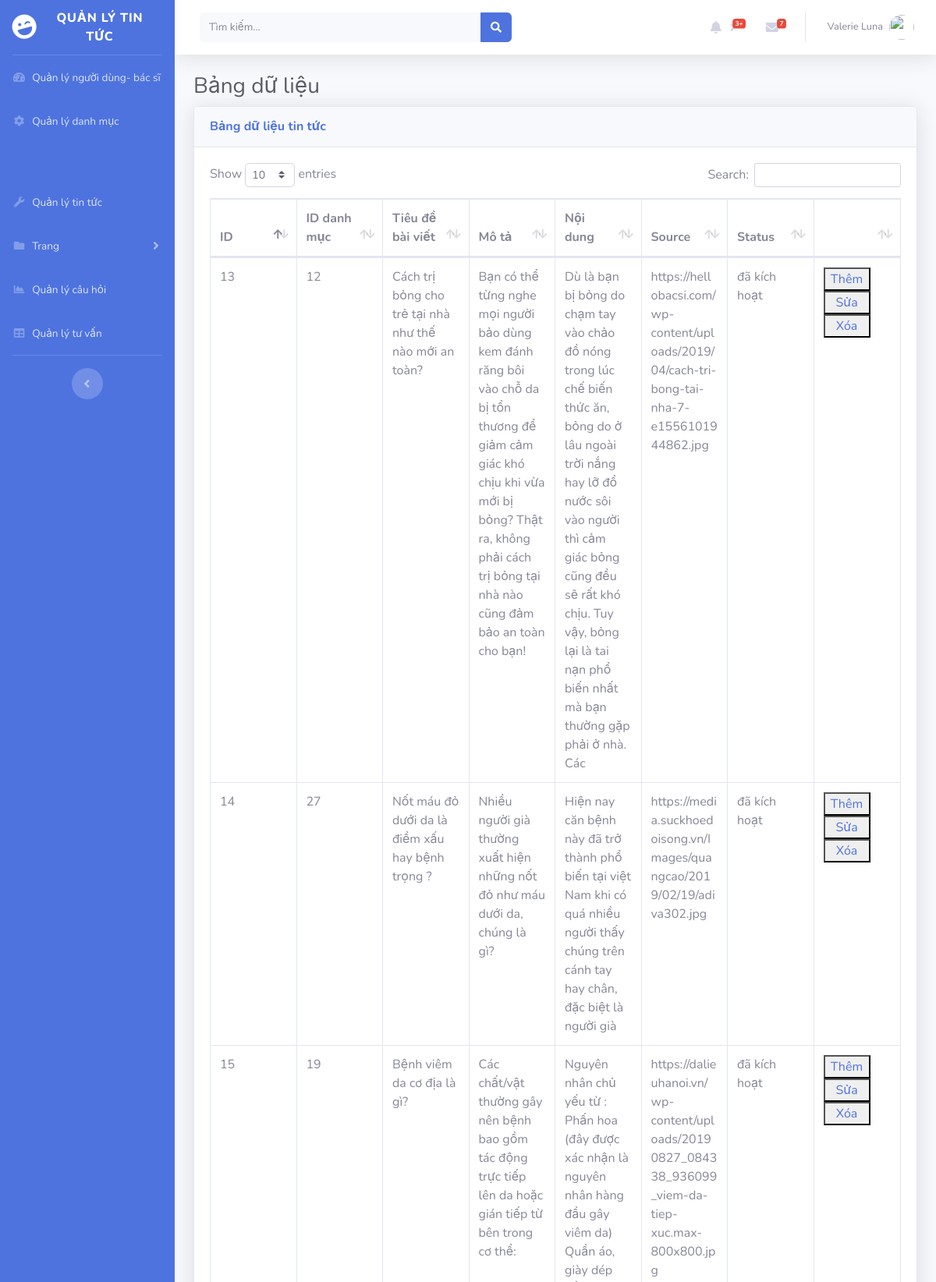
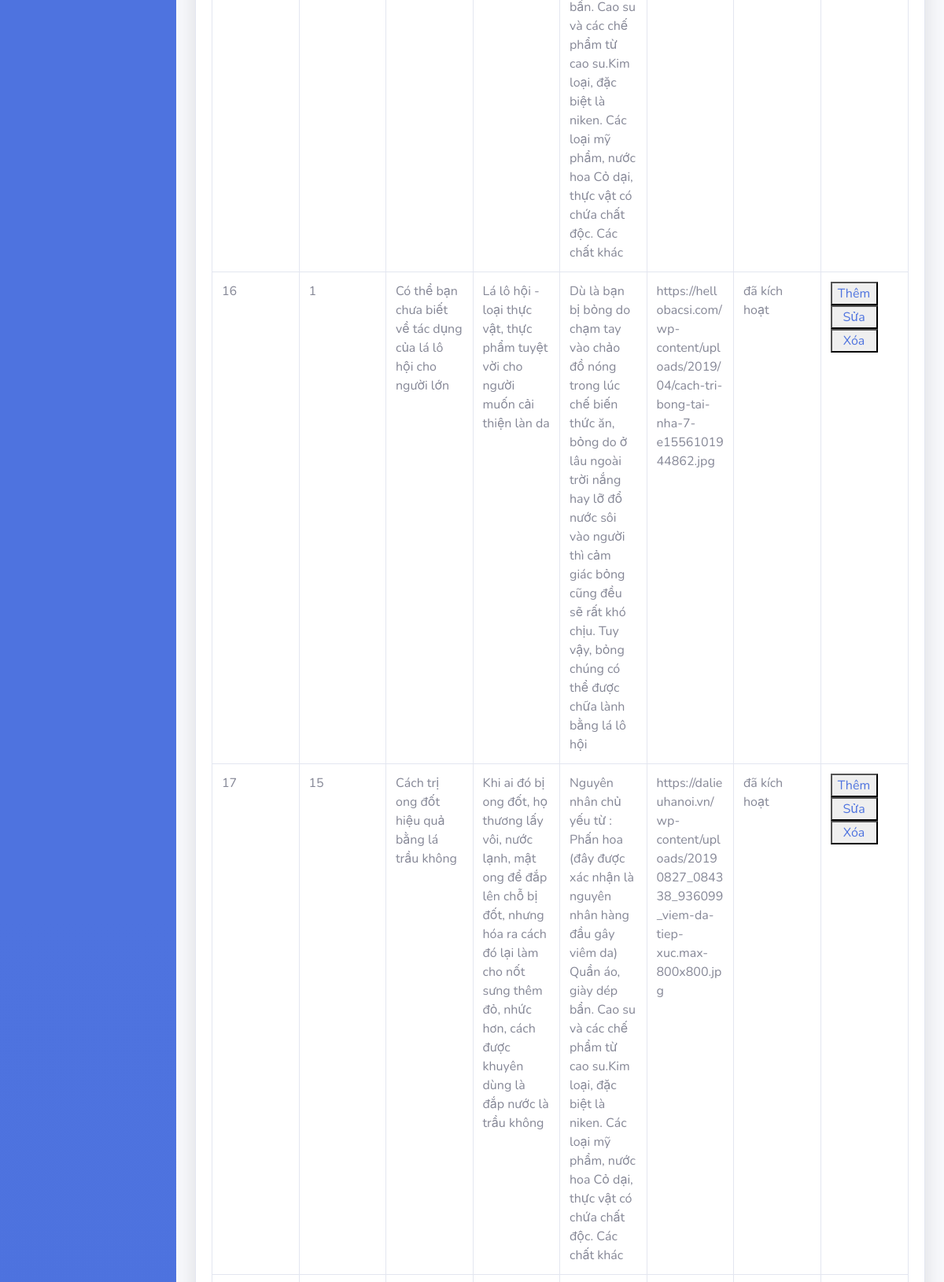
The page /tables_tintuc.php (upper part) on the database its author committed (2 pictures, top to bottom).
### tables this page shows
CREATE TABLE `news` (
  `news_id` int(11) NOT NULL,
  `title` text NOT NULL,
  `description` varchar(1000) NOT NULL,
  `content` varchar(2500) NOT NULL,
  `category_id` int(11) NOT NULL,
  `new_source` varchar(255) NOT NULL,
  `status` tinyint(2) NOT NULL DEFAULT 1,
  `topic` smallint(3) DEFAULT NULL,
  `climate` smallint(6) DEFAULT NULL,
  `patience` smallint(6) DEFAULT NULL
);

### tables_tintuc.php (the view, shortened to what this page needs)
<!DOCTYPE html>
<html lang="en">
<head>
  <link href="vendor/fontawesome-free/css/all.min.css" rel="stylesheet" type="text/css">
  <link href="css/sb-admin-2.min.css" rel="stylesheet">
  <link href="vendor/datatables/dataTables.bootstrap4.min.css" rel="stylesheet">
</head>
<?php
    $conn = connectsql();
    $sql = "SELECT * FROM news ORDER BY news_id";
    $query = mysqli_query($conn,$sql);
 ?>
<body id="page-top">
  <div id="wrapper">
    <ul class="navbar-nav bg-gradient-primary sidebar sidebar-dark accordion" id="accordionSidebar">
      <a class="sidebar-brand d-flex align-items-center justify-content-center" href="index.php">
        <div class="sidebar-brand-icon rotate-n-15">
          <i class="fas fa-laugh-wink"></i>
        </div>
        <div class="sidebar-brand-text mx-3">Quản lý tin tức <sup></sup></div>
      </a>
      <hr class="sidebar-divider my-0">
      <li class="nav-item">
        <a class="nav-link" href="tables.php">
          <i class="fas fa-fw fa-tachometer-alt"></i>
         <span>Quản lý người dùng- bác sĩ</span></a>
      </li>
       <li class="nav-item">
        <a class="nav-link collapsed" href="tables_danhmuc.php" >
          <i class="fas fa-fw fa-cog"></i>
          <span>Quản lý danh mục</span>
      </li>
      <li class="nav-item">
        <a class="nav-link collapsed" href="tables_tintuc.php">
          <i class="fas fa-fw fa-wrench"></i>
          <span>Quản lý tin tức</span>
        </a>
      </li>
      <li class="nav-item">
        <a class="nav-link collapsed" href="#" data-toggle="collapse" data-target="#collapsePages" aria-expanded="true" aria-controls="collapsePages">
          <i class="fas fa-fw fa-folder"></i>
          <span>Trang</span>
        </a>
      </li>
      <li class="nav-item">
        <a class="nav-link" href="tables_cauhoi.php">
          <i class="fas fa-fw fa-chart-area"></i>
          <span>Quản lý câu hỏi</span></a>
      </li>
      <li class="nav-item">
        <a class="nav-link" href="tables_benh.php">
          <i class="fas fa-fw fa-table"></i>
          <span>Quản lý tư vấn</span></a>
      </li>
      <hr class="sidebar-divider d-none d-md-block">
      <div class="text-center d-none d-md-inline">
        <button class="rounded-circle border-0" id="sidebarToggle"></button>
      </div>
    </ul>
    <div id="content-wrapper" class="d-flex flex-column">
      <div id="content">
        <nav class="navbar navbar-expand navbar-light bg-white topbar mb-4 static-top shadow">
          <form class="d-none d-sm-inline-block form-inline mr-auto ml-md-3 my-2 my-md-0 mw-100 navbar-search">
            <div class="input-group">
              <input type="text" class="form-control bg-light border-0 small" placeholder="Tìm kiếm..." aria-label="Search" aria-describedby="basic-addon2">
              <div class="input-group-append">
                <button class="btn btn-primary" type="button">
                  <i class="fas fa-search fa-sm"></i>
                </button>
              </div>
            </div>
          </form>
          <ul class="navbar-nav ml-auto">
            <li class="nav-item dropdown no-ar mx-1">
              <a class="nav-link dropdown-toggle" href="#" id="alertsDropdown" role="button" data-toggle="dropdown" aria-haspopup="true" aria-expanded="false">
                <i class="fas fa-bell fa-fw"></i>
                <span class="badge badge-danger badge-counter">3+</span>
              </a>
            </li>
            <li class="nav-item dropdown no-arrow mx-1">
              <a class="nav-link dropdown-toggle" href="#" id="messagesDropdown" role="button" data-toggle="dropdown" aria-haspopup="true" aria-expanded="false">
                <i class="fas fa-envelope fa-fw"></i>
                <span class="badge badge-danger badge-counter">7</span>
              </a>
            </li>
            <li class="nav-item dropdown no-arrow">
              <a class="nav-link dropdown-toggle" href="#" id="userDropdown" role="button" data-toggle="dropdown" aria-haspopup="true" aria-expanded="false">
                <span class="mr-2 d-none d-lg-inline text-gray-600 small">Valerie Luna</span>
                <img class="img-profile rounded-circle" src="https://source.unsplash.com/QAB-WJcbgJk/60x60">
              </a>
            </li>
          </ul>
        </nav>
        <div class="container-fluid">
          <h1 class="h3 mb-2 text-gray-800">Bảng dữ liệu</h1>
          <div class="card shadow mb-4">
            <div class="card-header py-3">
              <h6 class="m-0 font-weight-bold text-primary">Bảng dữ liệu tin tức</h6>
            </div>
            <div class="card-body">
              <div class="table-responsive">
                <table class="table table-bordered" id="dataTable" width="100%" cellspacing="0" style="table-layout:fixed;">
                  <thead>
                    <tr>
                      <th>ID</th>
                      <th>ID danh mục</th>
                      <th>Tiêu đề bài viết</th>
                      <th>Mô tả</th>
                      <th>Nội dung</th>
                      <th>Source</th>
                      <th>Status</th>
                      <th></th>
                    </tr>
                  </thead>
                    <?php while ($row = mysqli_fetch_array($query)) {?>
                      <tr>
                        <td id="new_id"><?php echo $row['news_id'];?></td>
                        <td><?php echo $row['category_id'];?></td>
                        <td><?php echo $row['title'];?></td>
                        <td><?php echo $row['description'];?></td>
                        <td><?php echo $row['content'];?></td>
                        <td><?php echo $row['new_source'];?></td>
                         <td><?php $status= $row['status']; if($status==0) echo "Chưa kích hoạt";
                        else echo "đã kích hoạt";?></td>
                         <td>
                          <button type="submit" style="width: 60px;"><a href="add_update_news.php">Thêm</a></button>
                          <button type="submit" style="width: 60px;"><a href="update_news.php">Sửa </a></button>
                          <button type="submit" style="width: 60px;"><a href="delete_news.php">Xóa</a></button>
                        </td>
                      </tr>
                  <?php } ?>
                </table>
              </div>
            </div>
          </div>
        </div>
      </div>
    </div>
  </div>
</body>
</html>

### rows shown on the page
news: news_id "13", category "12", title "Cách trị bỏng cho trẻ tại nhà như thế nào mới an toàn?", description "Bạn có thể từng nghe mọi người bảo dùng kem đánh răng bôi vào chỗ da bị tổn thương để giảm cảm giác khó chịu khi vừa mới bị bỏng? Thật ra, không phải cách trị bỏng tại nhà nào cũng đảm bảo an toàn cho bạn!", content "Dù là bạn bị bỏng do chạm tay vào chảo đồ nóng trong lúc chế biến thức ăn, bỏng do ở lâu ngoài trời nắng hay lỡ đổ nước sôi vào người thì cảm giác bỏng cũng đều sẽ rất khó chịu. Tuy vậy, bỏng lại là tai nạn phổ biến nhất mà bạn thường gặp phải ở nhà. Các", new_source "https://hellobacsi.com/wp-content/uploads/2019/04/cach-tri-bong-tai-nha-7-e1556101944862.jpg", status "đã kích hoạt"
news: news_id "14", category "27", title "Nốt máu đỏ dưới da là điềm xấu hay bệnh trọng ?", description "Nhiều người già thường xuất hiện những nốt đỏ như máu dưới da, chúng là gì?", content "Hiện nay căn bệnh này đã trở thành phổ biến tại việt Nam khi có quá nhiều người thấy chúng trên cánh tay hay chân, đặc biệt là người già", new_source "https://media.suckhoedoisong.vn/Images/quangcao/2019/02/19/adiva302.jpg", status "đã kích hoạt"
news: news_id "15", category "19", title "Bệnh viêm da cơ địa là gì?", description "Các chất/vật thường gây nên bệnh bao gồm tác động trực tiếp lên da hoặc gián tiếp từ bên trong cơ thể:", content "Nguyên nhân chủ yếu từ : Phấn hoa (đây được xác nhận là nguyên nhân hàng đầu gây viêm da) Quần áo, giày dép bẩn. Cao su và các chế phẩm từ cao su.Kim loại, đặc biệt là niken. Các loại mỹ phẩm, nước hoa Cỏ dại, thực vật có chứa chất độc. Các chất khác", new_source "https://dalieuhanoi.vn/wp-content/uploads/20190827_084338_936099_viem-da-tiep-xuc.max-800x800.jpg", status "đã kích hoạt"
news: news_id "16", category "1", title "Có thể bạn chưa biết về tác dụng của lá lô hội cho người lớn", description "Lá lô hội - loại thực vật, thực phẩm tuyệt vời cho người muốn cải thiện làn da", content "Dù là bạn bị bỏng do chạm tay vào chảo đồ nóng trong lúc chế biến thức ăn, bỏng do ở lâu ngoài trời nắng hay lỡ đổ nước sôi vào người thì cảm giác bỏng cũng đều sẽ rất khó chịu. Tuy vậy, bỏng chúng có thể được chữa lành bằng lá lô hội", new_source "https://hellobacsi.com/wp-content/uploads/2019/04/cach-tri-bong-tai-nha-7-e1556101944862.jpg", status "đã kích hoạt"
news: news_id "17", category "15", title "Cách trị ong đốt hiệu quả bằng lá trầu không", description "Khi ai đó bị ong đốt, họ thương lấy vôi, nước lạnh, mật ong để đắp lên chỗ bị đốt, nhưng hóa ra cách đó lại làm cho nốt sưng thêm đỏ, nhức hơn, cách được khuyên dùng là đắp nước là trầu không", content "Nguyên nhân chủ yếu từ : Phấn hoa (đây được xác nhận là nguyên nhân hàng đầu gây viêm da) Quần áo, giày dép bẩn. Cao su và các chế phẩm từ cao su.Kim loại, đặc biệt là niken. Các loại mỹ phẩm, nước hoa Cỏ dại, thực vật có chứa chất độc. Các chất khác", new_source "https://dalieuhanoi.vn/wp-content/uploads/20190827_084338_936099_viem-da-tiep-xuc.max-800x800.jpg", status "đã kích hoạt"
